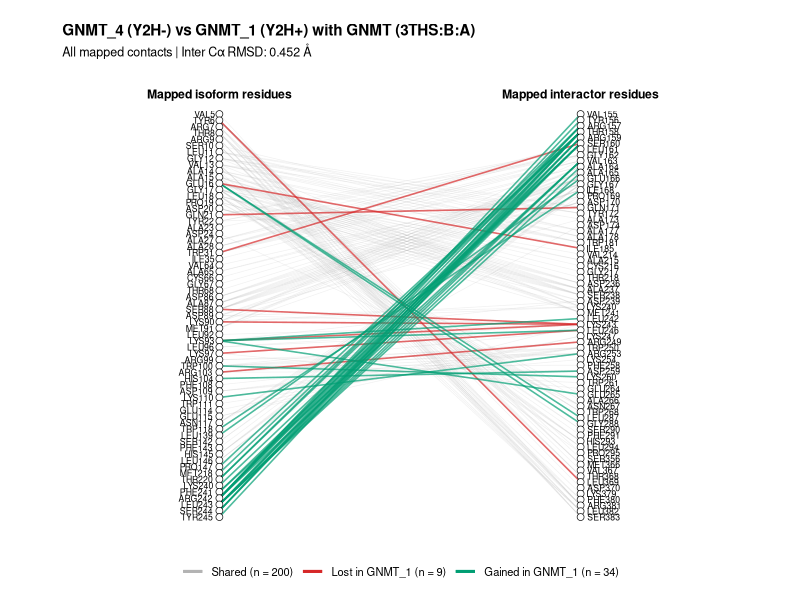
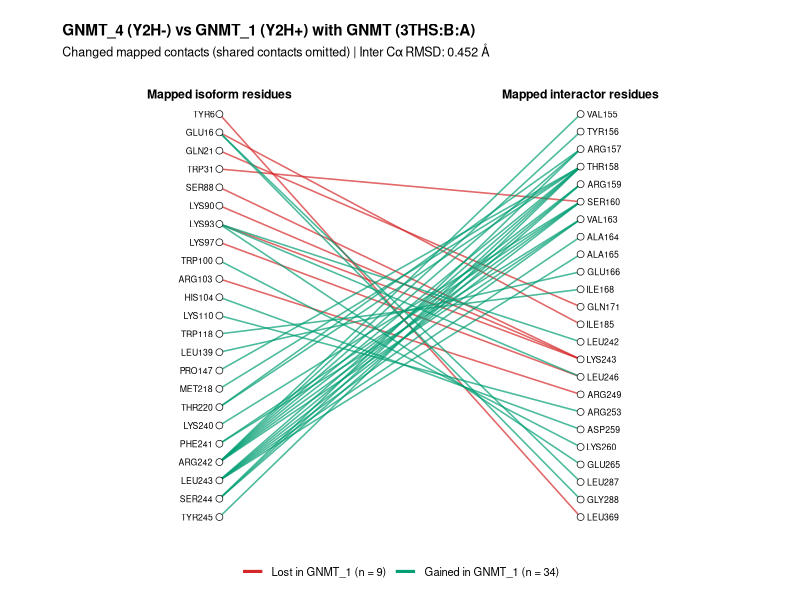
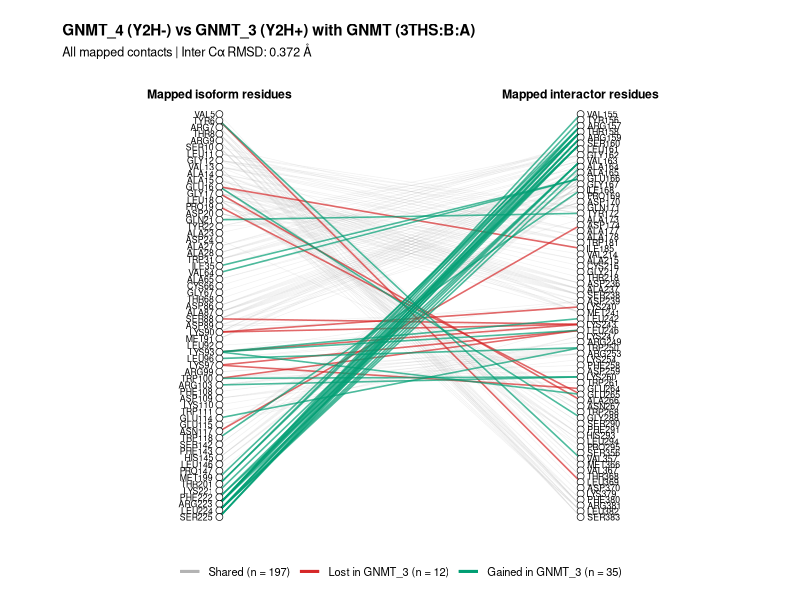
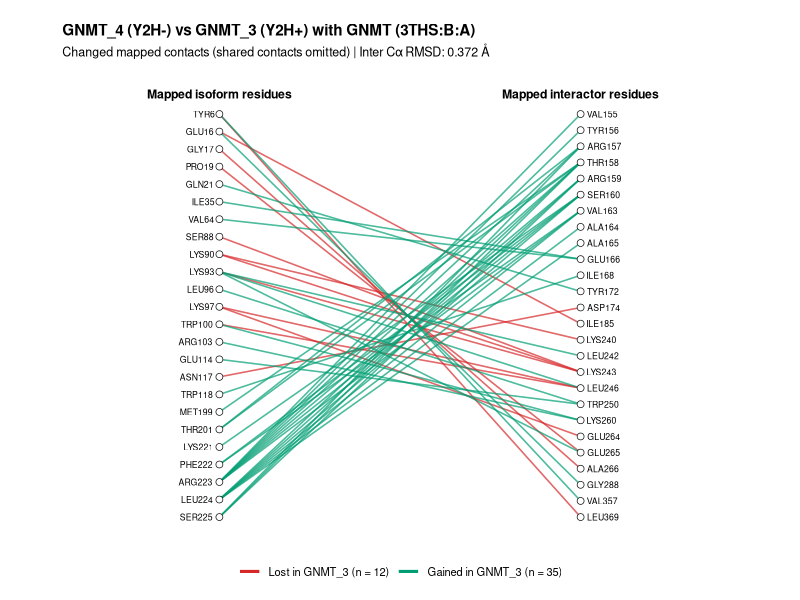
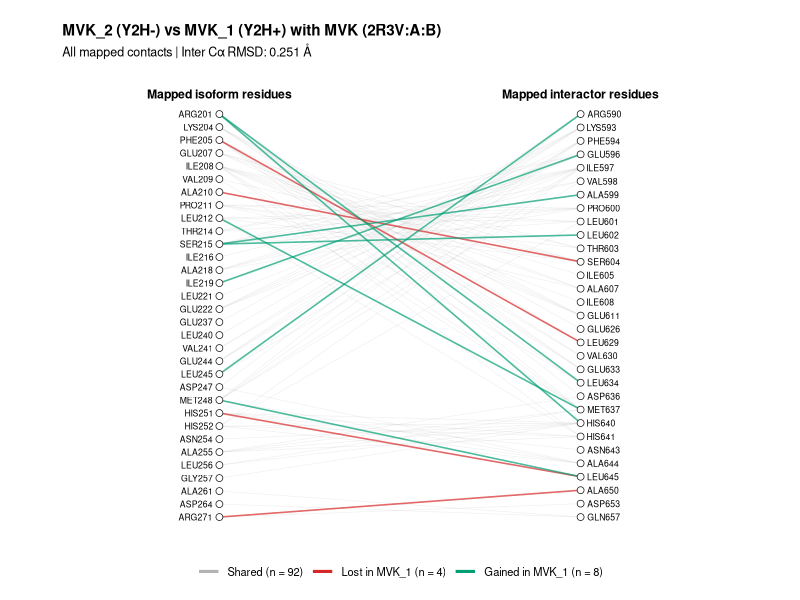
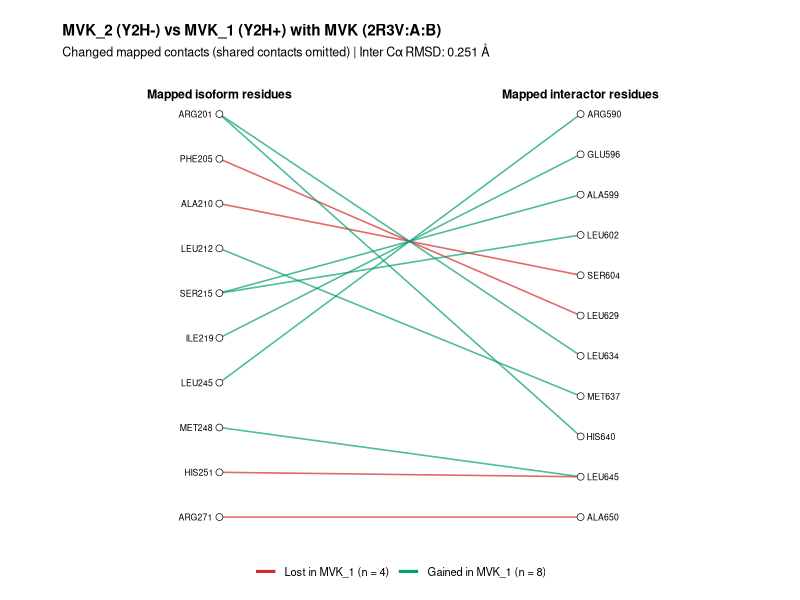
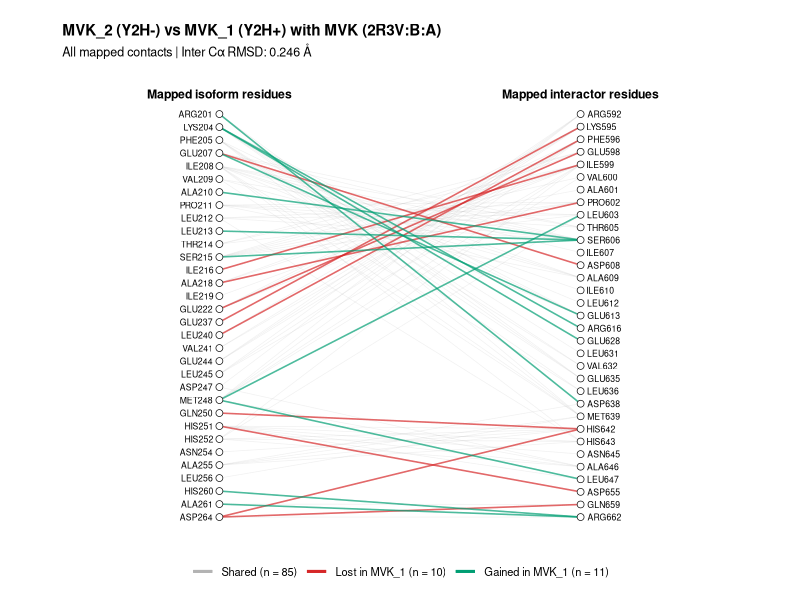
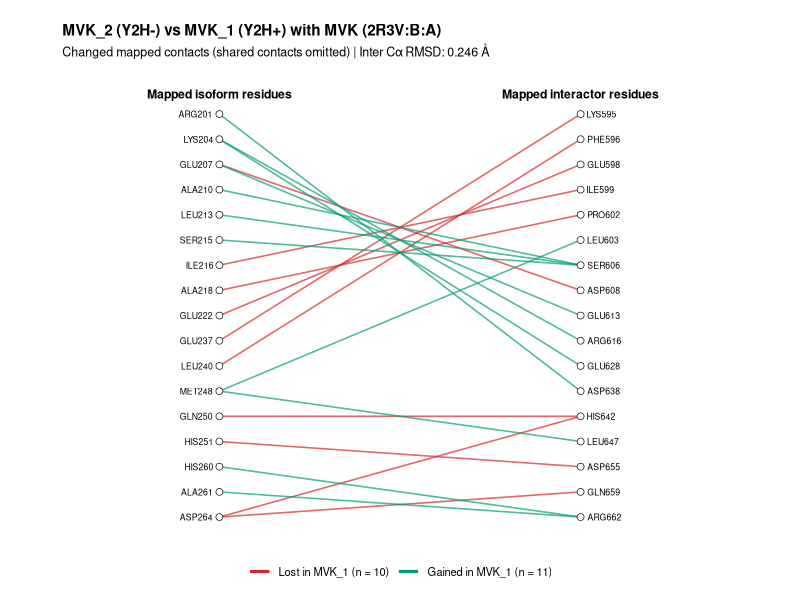

Write the R code that produced these figures, in order. (Note: this script raises an error after producing the figures.)
library(ggplot2)

# Reads the complete comparison results as a tab-separated table [1]
summary_df <- read.delim(
  "summary_results/all_results.tsv",
  check.names = FALSE
)

# Reads every mapped interface contact [1]
contact_df <- read.delim(
  "interface_analysis/interface_contact_changes.tsv",
  check.names = FALSE
)

# Applies the final structural comparison limit
# Rows above 2 A are not used in any final network
selected_df <- summary_df[
  summary_df$Inter_CA_RMSD <= 2,
]

# Uses the comparison IDs to keep their matching contact rows
contact_df <- contact_df[
  contact_df$Comparison_ID %in% selected_df$Comparison_ID,
]

# Adds the protein side before the residue ID
# This prevents equal residue labels on the two chains from becoming one node
contact_df$Iso_Node_ID <- paste0(
  "iso__",
  contact_df$Iso_Residue
)
contact_df$Inter_Node_ID <- paste0(
  "inter__",
  contact_df$Inter_Residue
)

# Keeps one copy of every isoform residue node
iso_node_df <- unique(contact_df[c(
  "Comparison_ID",
  "Iso_Node_ID",
  "Iso_Residue"
)])

# Residue IDs have the form chain:position:amino_acid
# strsplit separates these three parts [2]
# rbind puts the separated parts into one matrix
iso_parts <- do.call(
  rbind,
  strsplit(
    iso_node_df$Iso_Residue,
    ":",
    fixed = TRUE
  )
)

iso_nodes <- data.frame(
  Comparison_ID = iso_node_df$Comparison_ID,
  Node_ID = iso_node_df$Iso_Node_ID,
  Protein_Side = "Iso",
  Residue_Position = as.numeric(iso_parts[, 2]),
  Residue_Label = paste0(iso_parts[, 3], iso_parts[, 2])
)

# Keeps one copy of every interactor residue node
inter_node_df <- unique(contact_df[c(
  "Comparison_ID",
  "Inter_Node_ID",
  "Inter_Residue"
)])

# Applies the same residue ID separation to the interactor side [2]
inter_parts <- do.call(
  rbind,
  strsplit(
    inter_node_df$Inter_Residue,
    ":",
    fixed = TRUE
  )
)

inter_nodes <- data.frame(
  Comparison_ID = inter_node_df$Comparison_ID,
  Node_ID = inter_node_df$Inter_Node_ID,
  Protein_Side = "Inter",
  Residue_Position = as.numeric(inter_parts[, 2]),
  Residue_Label = paste0(inter_parts[, 3], inter_parts[, 2])
)

# Combines both protein sides into one node table
node_df <- rbind(
  iso_nodes,
  inter_nodes
)

# Output folders for the complete and changed-only networks
all_network_dir <- paste0(
  "figures/final_2A/interaction_networks/",
  "all_contacts"
)
changed_network_dir <- paste0(
  "figures/final_2A/interaction_networks/",
  "changed_only"
)

dir.create(
  all_network_dir,
  recursive = TRUE,
  showWarnings = FALSE
)
dir.create(
  changed_network_dir,
  recursive = TRUE,
  showWarnings = FALSE
)

# Draws two networks for every final comparison
# One contains all contacts and the other contains only changes
for (comparison_id in selected_df$Comparison_ID) {
  # Selects one comparison and its contacts
  result_row <- selected_df[
    selected_df$Comparison_ID == comparison_id,
  ]
  comparison_contact_df <- contact_df[
    contact_df$Comparison_ID == comparison_id,
  ]

  # Reads the names used in the title and legend
  iso_1 <- result_row$Iso_1[1]
  iso_2 <- result_row$Iso_2[1]
  inter_name <- result_row$Inter_ID[1]
  tpl_id <- result_row$Base_Tpl[1]
  tpl_iso_chain <- result_row$Tpl_Iso_Chain[1]
  tpl_inter_chain <- result_row$Tpl_Inter_Chain[1]
  inter_rmsd <- result_row$Inter_CA_RMSD[1]

  # Converts the experimental result into a short title label
  y2h_1 <- ifelse(
    result_row$Interaction_Found_1[1] == "positive",
    "Y2H+",
    "Y2H-"
  )
  y2h_2 <- ifelse(
    result_row$Interaction_Found_2[1] == "positive",
    "Y2H+",
    "Y2H-"
  )

  # Counts the three contact types
  # Model 1 is Y2H negative and model 2 is Y2H positive
  shared_count <- sum(
    comparison_contact_df$Change_Type == "shared"
  )
  lost_count <- sum(
    comparison_contact_df$Change_Type == "lost_in_positive"
  )
  gained_count <- sum(
    comparison_contact_df$Change_Type == "gained_in_positive"
  )

  # Adds the counts to the legend text
  shared_label <- paste0(
    "Shared (n = ", shared_count, ")"
  )
  lost_label <- paste0(
    "Lost in ", iso_2, " (n = ", lost_count, ")"
  )
  gained_label <- paste0(
    "Gained in ", iso_2, " (n = ", gained_count, ")"
  )

  # Makes the title used by both network versions
  figure_title <- paste0(
    iso_1, " (", y2h_1, ") vs ",
    iso_2, " (", y2h_2, ")",
    " with ", inter_name,
    " (", tpl_id, ":",
    tpl_iso_chain, ":",
    tpl_inter_chain, ")"
  )

  # Makes a filename without spaces or punctuation
  figure_name <- paste0(
    iso_1, "_vs_", iso_2,
    "_with_", inter_name,
    "_", tpl_id,
    "_", tpl_iso_chain,
    "_", tpl_inter_chain
  )
  figure_name <- gsub(
    "[^A-Za-z0-9_]+",
    "_",
    figure_name
  )

  # Makes the complete and changed-only network versions
  for (network_type in c("all_contacts", "changed_only")) {
    plot_contact_df <- comparison_contact_df

    # Removes shared contacts from the changed-only version
    if (network_type == "changed_only") {
      plot_contact_df <- plot_contact_df[
        plot_contact_df$Change_Type != "shared",
      ]

      contact_levels <- c(
        "lost_in_positive",
        "gained_in_positive"
      )
      contact_labels <- c(
        lost_label,
        gained_label
      )
      contact_colors <- c(
        "#D62728",
        "#009E73"
      )
      network_subtitle <- "Changed mapped contacts (shared contacts omitted)"
      output_dir <- changed_network_dir
      output_suffix <- "_changed_only_network.png"
    }

    # Keeps all contact types in the complete version
    if (network_type == "all_contacts") {
      contact_levels <- c(
        "shared",
        "lost_in_positive",
        "gained_in_positive"
      )
      contact_labels <- c(
        shared_label,
        lost_label,
        gained_label
      )
      contact_colors <- c(
        "#B3B3B3",
        "#D62728",
        "#009E73"
      )
      network_subtitle <- "All mapped contacts"
      output_dir <- all_network_dir
      output_suffix <- "_all_contacts_network.png"
    }

    # factor fixes the order used for drawing and for the legend [3]
    plot_contact_df$Contact_Type <- factor(
      plot_contact_df$Change_Type,
      levels = contact_levels,
      labels = contact_labels
    )
    names(contact_colors) <- contact_labels

    # Makes an invisible row for every legend category
    # This keeps a zero-count category in the legend
    legend_df <- data.frame(
      X = 0,
      Y = -1,
      X_End = 0,
      Y_End = -1,
      Contact_Type = factor(
        contact_labels,
        levels = contact_labels
      )
    )

    # Orders shared contacts first so changed contacts are drawn on top [4]
    plot_contact_df <- plot_contact_df[
      order(plot_contact_df$Contact_Type),
    ]

    # Keeps only residue nodes connected by the displayed contacts
    selected_nodes <- unique(c(
      plot_contact_df$Iso_Node_ID,
      plot_contact_df$Inter_Node_ID
    ))
    plot_node_df <- node_df[
      node_df$Comparison_ID == comparison_id &
        node_df$Node_ID %in% selected_nodes,
    ]

    # Orders isoform residues by sequence position on the left side [4]
    iso_plot_nodes <- plot_node_df[
      plot_node_df$Protein_Side == "Iso",
    ]
    iso_plot_nodes <- iso_plot_nodes[
      order(iso_plot_nodes$Residue_Position),
    ]
    iso_plot_nodes$X <- 0
    # Evenly spreads the residues from the top to the bottom [5]
    iso_plot_nodes$Y <- seq(
      1,
      0,
      length.out = nrow(iso_plot_nodes)
    )

    # Orders interactor residues by sequence position on the right side [4]
    inter_plot_nodes <- plot_node_df[
      plot_node_df$Protein_Side == "Inter",
    ]
    inter_plot_nodes <- inter_plot_nodes[
      order(inter_plot_nodes$Residue_Position),
    ]
    inter_plot_nodes$X <- 1
    # Uses the same top-to-bottom scale for the interactor side [5]
    inter_plot_nodes$Y <- seq(
      1,
      0,
      length.out = nrow(inter_plot_nodes)
    )

    # Combines both positioned node tables
    plot_node_df <- rbind(
      iso_plot_nodes,
      inter_plot_nodes
    )

    # match connects each residue ID with its node coordinates [6]
    # Isoform coordinates become the start and interactor coordinates become the end
    plot_contact_df$X <- plot_node_df$X[
      match(
        plot_contact_df$Iso_Node_ID,
        plot_node_df$Node_ID
      )
    ]
    plot_contact_df$Y <- plot_node_df$Y[
      match(
        plot_contact_df$Iso_Node_ID,
        plot_node_df$Node_ID
      )
    ]
    plot_contact_df$X_End <- plot_node_df$X[
      match(
        plot_contact_df$Inter_Node_ID,
        plot_node_df$Node_ID
      )
    ]
    plot_contact_df$Y_End <- plot_node_df$Y[
      match(
        plot_contact_df$Inter_Node_ID,
        plot_node_df$Node_ID
      )
    ]

    # Makes shared contacts lighter so lost and gained contacts remain visible
    plot_contact_df$Edge_Alpha <- 0.70
    plot_contact_df$Edge_Width <- 0.55
    plot_contact_df$Edge_Alpha[
      plot_contact_df$Change_Type == "shared"
    ] <- 0.18
    plot_contact_df$Edge_Width[
      plot_contact_df$Change_Type == "shared"
    ] <- 0.25

    # Gives crowded networks more vertical space
    # The larger protein side decides the minimum required height
    network_height <- max(
      7,
      nrow(iso_plot_nodes) * 0.13,
      nrow(inter_plot_nodes) * 0.13
    )

    # Draws every residue pair as a line between two nodes [7]
    network_plot <- ggplot() +
      geom_segment(
        data = legend_df,
        aes(
          x = X,
          y = Y,
          xend = X_End,
          yend = Y_End,
          color = Contact_Type
        ),
        linewidth = 0,
        alpha = 0,
        show.legend = TRUE
      ) +
      geom_segment(
        data = plot_contact_df,
        aes(
          x = X,
          y = Y,
          xend = X_End,
          yend = Y_End,
          color = Contact_Type,
          alpha = Edge_Alpha,
          linewidth = Edge_Width
        )
      ) +
      # Draws the residue nodes on both sides [8]
      geom_point(
        data = plot_node_df,
        aes(x = X, y = Y),
        shape = 21,
        size = 2.1,
        fill = "white",
        color = "black",
        stroke = 0.35
      ) +
      # Writes the isoform residue labels [9]
      geom_text(
        data = iso_plot_nodes,
        aes(x = X, y = Y, label = Residue_Label),
        hjust = 1.2,
        size = 2.2
      ) +
      # Writes the interactor residue labels [9]
      geom_text(
        data = inter_plot_nodes,
        aes(x = X, y = Y, label = Residue_Label),
        hjust = -0.2,
        size = 2.2
      ) +
      annotate(
        "text",
        x = 0,
        y = 1.05,
        label = "Mapped isoform residues",
        fontface = "bold",
        size = 3.1
      ) +
      annotate(
        "text",
        x = 1,
        y = 1.05,
        label = "Mapped interactor residues",
        fontface = "bold",
        size = 3.1
      ) +
      # Applies the fixed grey, red and green contact colors [10]
      scale_color_manual(
        values = contact_colors,
        drop = FALSE
      ) +
      scale_alpha_identity() +
      scale_linewidth_identity() +
      # Keeps the three contact types in one legend row [11]
      guides(
        color = guide_legend(
          nrow = 1,
          byrow = TRUE,
          override.aes = list(alpha = 1, linewidth = 1)
        )
      ) +
      # Adds horizontal room for residue labels without removing them [12]
      coord_cartesian(
        xlim = c(-0.35, 1.35),
        ylim = c(-0.03, 1.08),
        clip = "off"
      ) +
      labs(
        title = figure_title,
        subtitle = paste(
          network_subtitle,
          "| Inter C\u03B1 RMSD:",
          round(inter_rmsd, 3),
          "\u00C5"
        ),
        color = NULL
      ) +
      # Removes axes because the node positions are only a layout [13]
      theme_void(base_size = 10) +
      theme(
        plot.title = element_text(size = 11, face = "bold"),
        plot.subtitle = element_text(size = 9),
        legend.position = "bottom",
        plot.margin = margin(12, 45, 12, 45)
      )

    # Saves a high-resolution PNG image [14]
    ggsave(
      file.path(
        output_dir,
        paste0(figure_name, output_suffix)
      ),
      network_plot,
      width = 9,
      height = network_height,
      dpi = 300,
      bg = "white"
    )
  }
}


######### REFERENCES #########
# 1 - https://stat.ethz.ch/R-manual/R-devel/library/utils/html/read.table.html
# 2 - https://stat.ethz.ch/R-manual/R-devel/library/base/html/strsplit.html
# 3 - https://stat.ethz.ch/R-manual/R-devel/library/base/html/factor.html
# 4 - https://stat.ethz.ch/R-manual/R-devel/library/base/html/order.html
# 5 - https://stat.ethz.ch/R-manual/R-devel/library/base/html/seq.html
# 6 - https://stat.ethz.ch/R-manual/R-devel/library/base/html/match.html
# 7 - https://ggplot2.tidyverse.org/reference/geom_segment.html
# 8 - https://ggplot2.tidyverse.org/reference/geom_point.html
# 9 - https://ggplot2.tidyverse.org/reference/geom_text.html
# 10 - https://ggplot2.tidyverse.org/reference/scale_manual.html
# 11 - https://ggplot2.tidyverse.org/reference/guide_legend.html
# 12 - https://ggplot2.tidyverse.org/reference/coord_cartesian.html
# 13 - https://ggplot2.tidyverse.org/reference/ggtheme.html
# 14 - https://ggplot2.tidyverse.org/reference/ggsave.html
